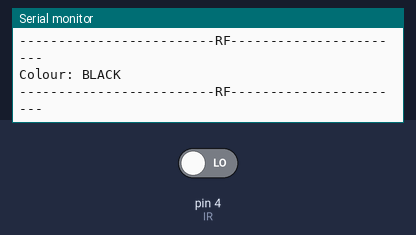
A sketch run on a simulated Arduino Uno, built with avr-gcc and run on an emulated ATmega328P. On the bench: the last lines printed to the serial monitor. The test bench sets the inputs (shaded band); at power-on: pin 4 (IR) LOW.

Above: at 1.2 s.
1.3 s: pin 4 (IR) driven HIGH
At 1.38 s:
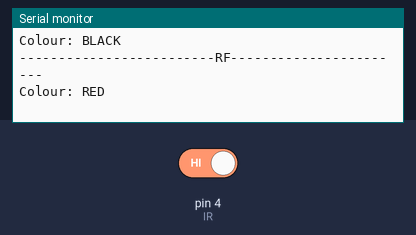
2.9 s: pin 4 (IR) driven LOW
At 2.99 s:
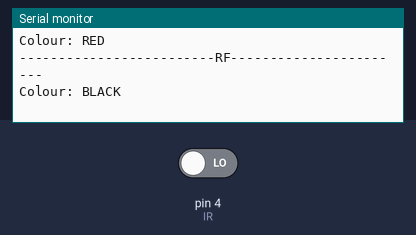
5.9 s: pin 4 (IR) driven HIGH
At 6.11 s:
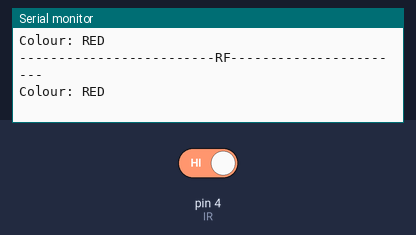
8.9 s: pin 4 (IR) driven LOW
At 9.11 s:
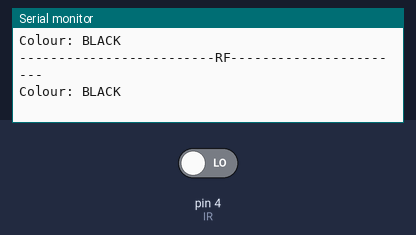

The sketch:

ColourSensorCode.ino
```cpp
#include <Wire.h>

#define IR 4

void setup() {
  Serial.begin(9600);
  Serial.print("switch: ");
  pinMode(IR,INPUT);
}

void loop() {
  Serial.println("-------------------------RF-----------------------");
  if(digitalRead(IR) == 1)
    Serial.println("Colour: RED");
  else
    Serial.println("Colour: BLACK ");
  Serial.println();
}
```

Measured:
- after the input at 1.3 s, the serial monitor: prints a new line after 0.07 s (image 1)
